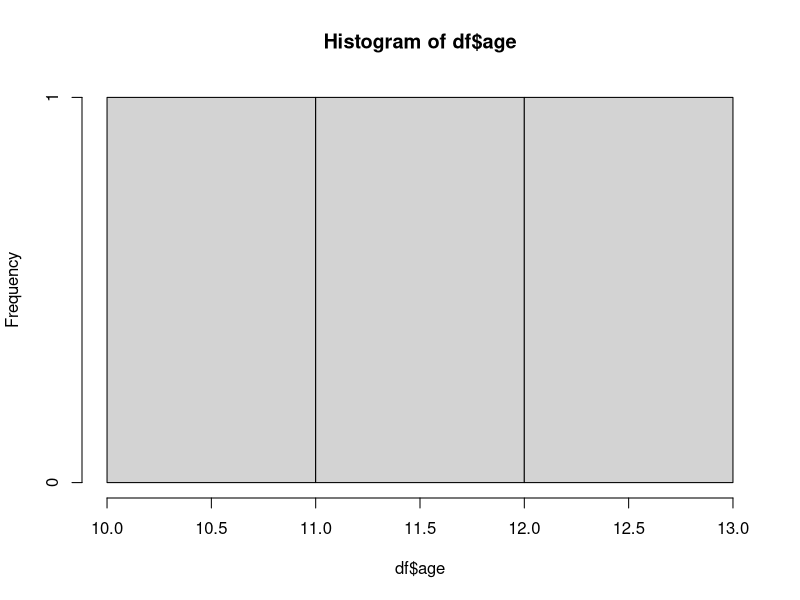
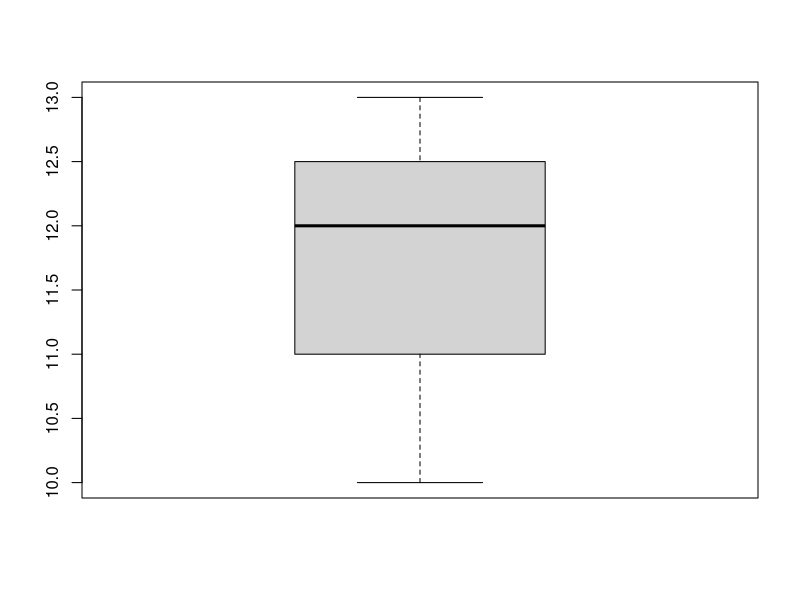

These figures' R source, in order:
names<-c("anshul","haya","sai")
age<-c(10,12,13)
marks<-c(56,78,89)
df<-data.frame(names,age,marks)
hist(df$age)
boxplot(df$age)
